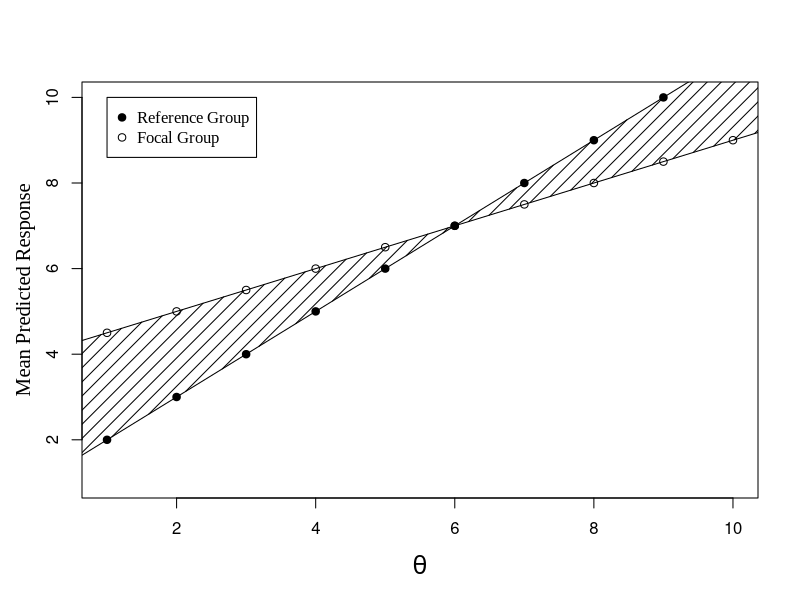
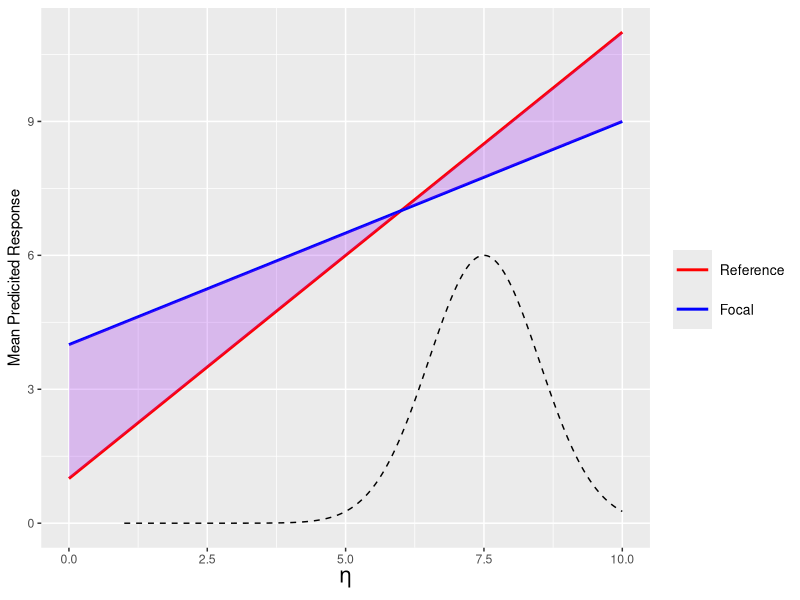
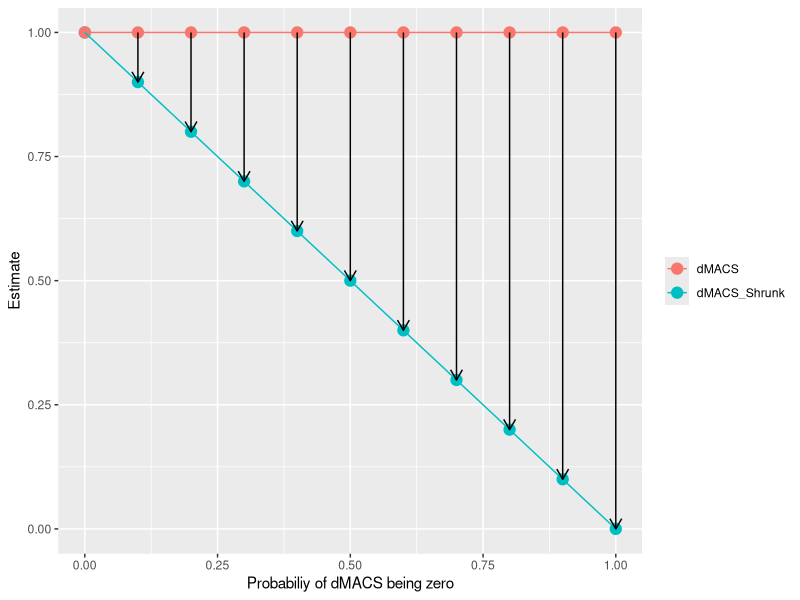

Reproduce these figures in R, in order.
## ---- chunk 1
suppressWarnings(library(tidyverse))
## ---- chunk 2
x<-seq(0,11)

y1=1+x
y2=4+(.5*x)

plot(x,y1,pch =19,
     ylim =c(1,10),xlim = c(1,10),
     xlab = expression(theta), ylab = "",
     cex.lab = 1.5)
lines(x,y2,type = "p")

op <- par(family = "Times New Roman")

title(ylab = "Mean Predicted Response",cex.lab=1.25 ,line = 2.4, )

polygon(c(x,rev(x)),c(y2,rev(y1)),
        density = 10, angle = 45)

legend(1,10, legend = c(
  "Reference Group", "Focal Group"),
  pch = c(19,1),
  cex=1)
## ---- chunk 3
#Coordinates for regression lines
x = seq(0,10)
y1 = 1+x
y2 = 4+(.5*x)
dat <- data.frame(x, y1, y2)

#Polygon Coordinates
px<-c(x,rev(x))
py<-c(y2,rev(y1))
pdat<-data.frame(px,py)

#Normal Distribution Coordinates
Nx <- seq(1,10, length = 1000)
Ny <- dnorm(Nx,7.5,1)
Ny <- Ny/max(Ny)*6
dat2 <- data.frame(x = Nx, y = Ny)

dat %>% ggplot(aes(x = x)) + 
  labs(x = expression(eta),
       y = "Mean Predicited Response") + 
  geom_line(aes(y= y1, color = "Reference"), linewidth = 1) +
  geom_line(aes(y = y2, color = "Focal"), linewidth = 1) +
  geom_line(data = dat2, aes(x = x, y=y), linetype = "dashed") +
  scale_color_manual(name = "",
                     breaks = c("Reference", "Focal"),
                     values = c("Reference" = "red", "Focal" = "blue")) +
  geom_polygon(data = pdat, 
               aes(x =px, y =py), fill = "purple", alpha = .25) +
  theme(axis.title.x = element_text(size = 15),
        legend.key.size = unit(1,"cm"),
        legend.text = element_text(size = 10))  
## ---- chunk 4
#Coordinates
x<-seq(0,1,by=0.1)
y1<-c(1-x)
y2<-c(rep(1,11))
y<-c(y1,y2)
group<-c(rep("dMACS_Shrunk",11),rep("dMACS",11))
dat<-data.frame(x=c(x,x), y, group)
adat<-data.frame(x = x[2:11], y1 = y1[2:11], y2 = y2[2:11])


#Plot
dat %>% ggplot(aes(x = x, y = y, color = group)) +
  geom_point(size = 3.5) +
  geom_line() +
  geom_segment(data = adat, 
               aes(x = x, y = y2, xend = x, yend = y1),
                  color = "black",
                  arrow = arrow(length = unit(0.3, "cm"))) + 
  labs(x = "Probabiliy of dMACS being zero",
       y = "Estimate") +
  theme(legend.title=element_blank())
